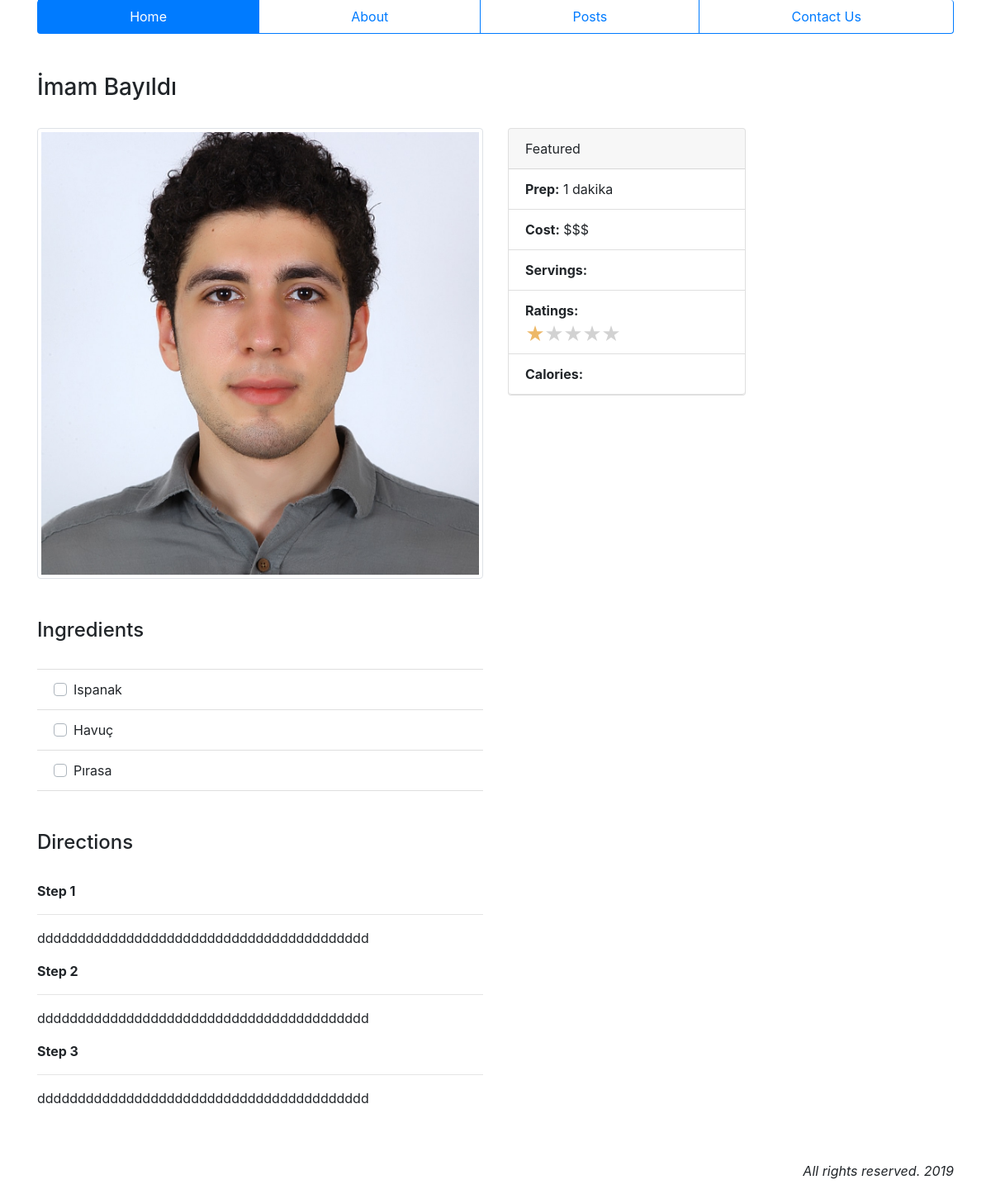
The app's page /, older data.
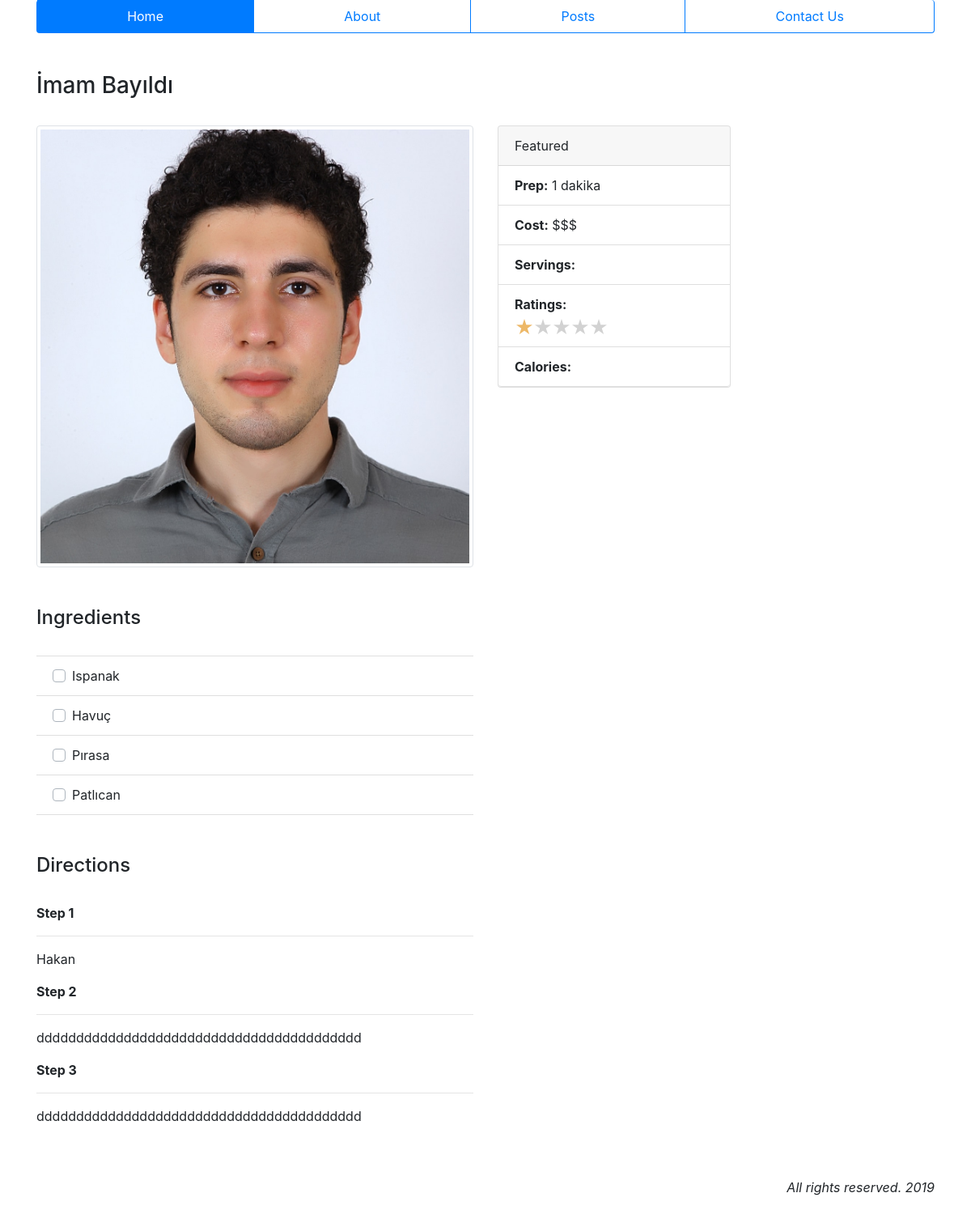
The same page, newer data.
### findmeal/models.py (models this page shows, shortened)
class Recipe(models.Model):
    name = models.CharField(max_length=100)
    image = models.ImageField(upload_to='recipe')
    prep = models.IntegerField()
    serving = models.IntegerField()
    rating = models.IntegerField(null=True, blank=True)
    rateuser = models.IntegerField(null=True, blank=True)
    calorie = models.IntegerField()
    def __str__(self):
        return self.name
    def prep_time(self):
        hours = self.prep // 60
        minutes = self.prep % 60
        if minutes == 0: # Check if it is a full hour
            return str(hours) + ' saat'
        elif minutes > 60:
            return str(hours) + ' saat ' + str(minutes) + ' dakika'
        else:
            return str(minutes) + ' dakika'

class RecipeIngredient(models.Model):
    recipe = models.ForeignKey(Recipe, on_delete=models.CASCADE)
    ingredient = models.ForeignKey(Ingredient, on_delete=models.CASCADE)
    amount = models.IntegerField()

class Ingredient(models.Model):
    type = models.ForeignKey(IngredientType, on_delete=models.CASCADE)
    name = models.CharField(max_length=50)
    def __str__(self):
        return self.name

class RecipeStep(models.Model):
    recipe = models.ForeignKey(Recipe, on_delete=models.CASCADE)
    instructions = models.TextField()

### findmeal/views.py (the view)
# urls.py: path('', views.IndexView.as_view(), name='index')
class IndexView(ListView):
    model = Recipe
    template_name = 'findmeal/index.html'
    def get_context_data(self, **kwargs):
        data = super().get_context_data(**kwargs)
        data['home_page'] = 'active'
        return data

### findmeal/templates/findmeal/index.html (shortened to what this page needs)
{% extends 'findmeal/base.html' %}
{% block content %}
  {% for recipe in object_list %}
    <h3>{{ recipe }}</h3>
    <br />
    <div class="row">
      <div class="col">
        <img src="{{ recipe.image.url }}" class="img-thumbnail" />
      </div>
      <div class="col">
        <div class="card" style="width: 18rem;">
          <div class="card-header">
            Featured
          </div>
          <ul class="list-group list-group-flush">
            <li class="list-group-item"><strong>Prep:</strong>   {{ recipe.prep_time }}</li>
            <li class="list-group-item"><strong>Cost:</strong>   $$$</li>
            <li class="list-group-item"><strong>Servings:</strong>   {{ recipe.servings }}</li>
            <li class="list-group-item"><strong>Ratings:</strong>
              <div class="stars stars-example-css">
              </div>
            </li>
            <li class="list-group-item"><strong>Calories:</strong>   {{ recipe.calories }}</li>
          </ul>
        </div>
      </div>
    </div>
    <br />
    <br />
    <div class="row">
      <div class="col">
        <h4>Ingredients</h4>
        <br />
        <ul class="list-group list-group-flush">
          {% for ingredient in recipe.recipeingredient_set.all %}
          <li class="list-group-item">
            <div class="custom-control custom-checkbox mr-sm-2">
              <label class="custom-control-label" for="customControlAutosizing{{ forloop.counter }}">
                {{ ingredient.ingredient }}
              </label>
            </div>
          </li>
          {% endfor %}
        </ul>
      </div>
      <div class="col">
      </div>
    </div>
    <br />
    <br />
    <div class="row">
      <div class="col">
        <h4>Directions</h4>
        <br />
        {% for step in recipe.recipestep_set.all %}
        <p><strong>Step {{ forloop.counter }}</strong></p>
        <hr />
        <p>{{ step.instructions }}</p>
        {% endfor %}
      </div>
      <div class="col">
      </div>
    </div>
  {% endfor %}
{% endblock %}

### findmeal/templates/findmeal/base.html (shortened to what this page needs)
{% load static %}
<!doctype html>
<html>
  <head>
		<link rel="stylesheet" href="https://stackpath.bootstrapcdn.com/bootstrap/4.3.1/css/bootstrap.min.css"
 />
    <link rel="stylesheet" href="https://use.fontawesome.com/releases/v5.8.2/css/all.css"
>
    <link rel="stylesheet" type="text/css" href="{% static 'findmeal/style.css' %}" />
    <link rel="stylesheet" type="text/css" href="{% static 'findmeal/bootstrap-stars.css' %}" />
	</head>
  <body>
    <header>
      <div class="container">
        <nav class="nav nav-pills flex-column flex-sm-row">
          <a class="flex-sm-fill text-sm-center nav-link {{ home_page }}" href="{% url 'findmeal:index' %}">Home</a>
          <a class="flex-sm-fill text-sm-center nav-link" href="#">About</a>
          <a class="flex-sm-fill text-sm-center nav-link" href="#">Posts</a>
          <a class="flex-sm-fill text-sm-center nav-link" href="#">Contact Us</a>
        </nav>
      </div>
    </header>
    <br /><br />
    <div class="container">
    {% block content %}
    {% endblock %}
    </div>
    <br /><br />
    <footer>
      <div class="container">
        <p>All rights reserved. 2019</p>
      </div>
    </footer>
	</body>
</html>

### findmeal/static/findmeal/style.css (style rules this page uses)
header nav { border: 1px solid #007bff; border-top: none; border-radius: .25rem; }
header a { border-right: 1px solid #007bff; border-radius: 0 !important; }
header a:last-child { border-right: none; }
footer { text-align: right; font-style: italic; }
.list-group-item:last-child { border-bottom: 1px solid rgba(0,0,0,.125) !important; }

Row changes from the older to the newer data that the page shows:
added RecipeIngredient: ingredient "Patlıcan"
changed RecipeStep: instructions "ddddddddddddddddddddddddddddddddddddddddd" → "Hakan"
